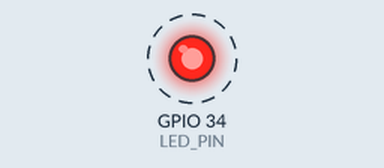
Bench run of a program on a simulated ESP32. Shown: output pins drawn as LEDs (lit = HIGH). Dashed ring = blinking. WiFi joins after 1.5 s; servers stay silent unless stated; web services answer with replies made up by the test bench; what the program prints to the serial monitor is not drawn.

Above: at 4.3 s.
Timing chart, 0 to 8.4 s (numbered marks = the images above):
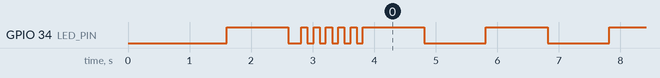

The program:

main.cpp
```cpp
#include <HTTPClient.h>
#include <WiFiClientSecure.h>
#include <WiFi.h>

const char* ssid = "Wokwi-GUEST";
const char* password = "";
const int LED_PIN = 34;

//const int button = D1;
//const int LED = D34;
String sendData;

void sendDataToWhatsApp ()
{
  delay(10); // this speeds up the simulation

  Serial.print("Connecting to");
  Serial.print("WhatsApp");

//https://api.callmebot.com/whatsapp.php?phone=27622646159&text=Welcome+Mimi,%20+I+am+activated&apikey=2672715

  WiFiClientSecure client;
  client.setInsecure(); //skips certificate verification

  HTTPClient http;
  sendData = "https://api.callmebot.com/whatsapp.php?";
  sendData += "phone=27622646159";
  sendData += "&text=Welcome+Mimi,%20+I+am+activated";
  sendData += "&apikey=2672715";

  http.begin(client, sendData);
  //int httpCode = http.POST(sendData);
  int httpCode = http.GET();

  Serial.print("HTTP Response code: ");
  Serial.println(httpCode);

  if(httpCode > 0)
  {
    String payload = http.getString();
    Serial.println("Response: "+ payload);
    for(int i = 0; i < 5; i++) // Visual feedback for API call
    {
      digitalWrite(LED_PIN, HIGH);
      delay(100);
      digitalWrite(LED_PIN, LOW);
      delay(100);
    }
  }
  else
  {
    Serial.println("Error on HTTP request");
    // Error - long blink
    digitalWrite(LED_PIN, HIGH);
    delay(2000);
    digitalWrite(LED_PIN, LOW);
  }

  http.end();
}
void setup()
{
  // put your setup code here, to run once:
  pinMode(1, INPUT);
  pinMode(LED_PIN, OUTPUT);

  Serial.begin(115200);
  delay(100);

  Serial.println();
  Serial.println();
  Serial.println("Connecting To ");
  Serial.println(ssid);

  Serial.begin(9600);
  Serial.print("Connecting to WiFi");
  WiFi.begin(ssid, password);

  while(WiFi.status() != WL_CONNECTED)
  {
    delay(100);
    Serial.print(".");
  }
  Serial.println("Connected!");

  digitalWrite(LED_PIN, HIGH);
  delay(1000);
  digitalWrite(LED_PIN, LOW);

  sendDataToWhatsApp();

}

void loop ()
{
  //setup();
  digitalWrite(LED_PIN, HIGH);
  delay(1000);
  digitalWrite(LED_PIN, LOW);
  delay(1000);
}
```

Measured:
- by itself, GPIO 34 (LED_PIN): goes LOW 0.21 s, 5 × (HIGH 0.10 s, LOW 0.10 s), 63 × (HIGH 1.0 s, LOW 1.0 s), then HIGH
